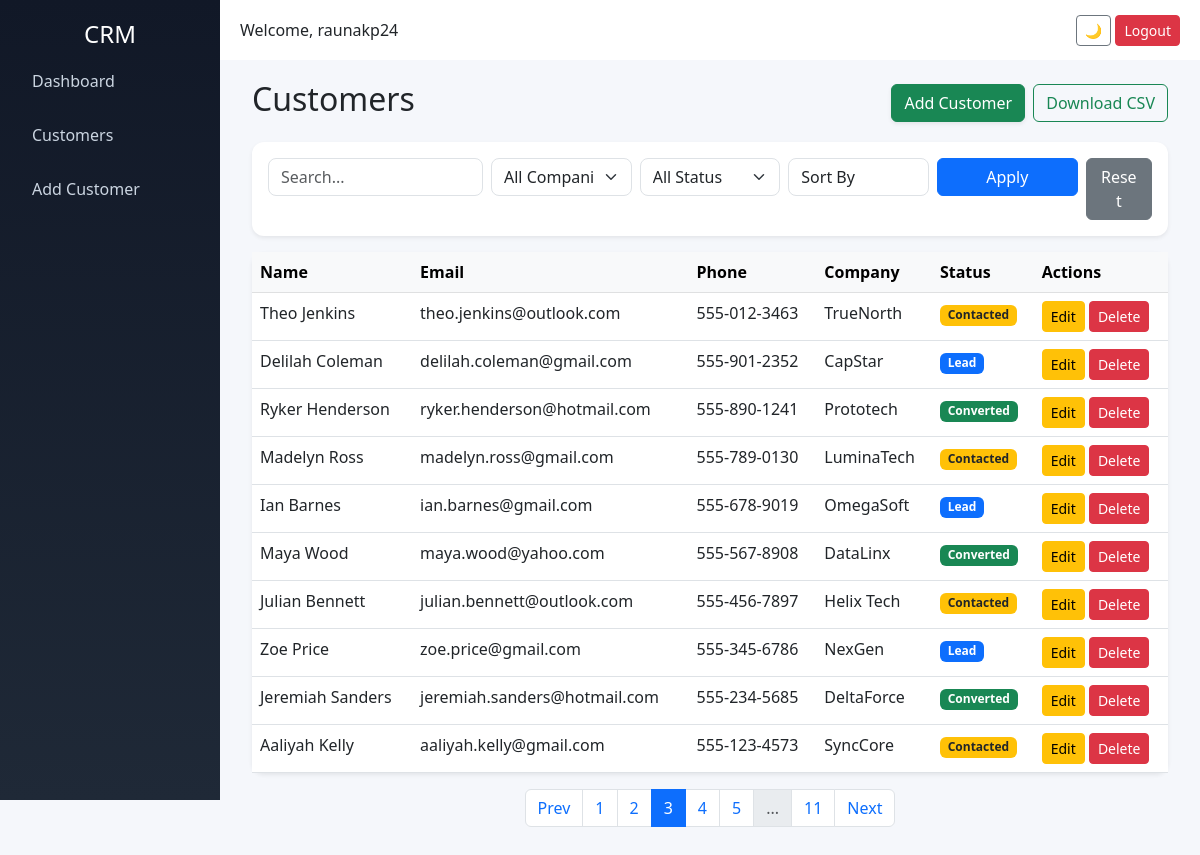
The page /customers?page=3&search=&company=&status=&sort= (signed in) on the database its author committed.
### tables this page shows
CREATE TABLE customers (
            id INTEGER PRIMARY KEY AUTOINCREMENT,
            name TEXT,
            email TEXT,
            phone TEXT,
            company TEXT,
            notes TEXT,
            status TEXT
        );

### app.py (the view)
@app.route('/customers')
@login_required
def customers():
    page = request.args.get('page', 1, type=int)
    per_page = 10
    search = request.args.get('search', '')
    company = request.args.get('company', '')
    status = request.args.get('status', '')
    sort = request.args.get('sort', '')
    conn = get_db_connection()
    query = "SELECT * FROM customers WHERE 1=1"
    params = []
    if search:
        query += " AND (name LIKE ? OR email LIKE ?)"
        params.extend([f"%{search}%", f"%{search}%"])
    if company:
        query += " AND company = ?"
        params.append(company)
    if status:
        query += " AND status = ?"
        params.append(status)
    if sort == "asc":
        query += " ORDER BY name ASC"
    elif sort == "desc":
        query += " ORDER BY name DESC"
    else:
        query += " ORDER BY id DESC"  # default
    total = conn.execute(
        query.replace("SELECT *", "SELECT COUNT(*)"),
        params
    ).fetchone()[0]
    query += " LIMIT ? OFFSET ?"
    params.extend([per_page, (page - 1) * per_page])
    customers = conn.execute(query, params).fetchall()
    total_pages = (total + per_page - 1) // per_page
    companies = conn.execute(
        "SELECT DISTINCT company FROM customers"
    ).fetchall()
    conn.close()
    return render_template(
        'customers.html',
        customers=customers,
        page=page,
        total_pages=total_pages,
        search=search,
        selected_company=company,
        selected_status=status,
        sort=sort,
        companies=companies
    )

### app.py (called while the page is built)
def login_required(f):
    @wraps(f)
    def wrapper(*args, **kwargs):
        if 'user' not in session:
            return redirect('/login')
        return f(*args, **kwargs)
    return wrapper

def get_db_connection():
    conn = sqlite3.connect('database.db')
    conn.row_factory = sqlite3.Row
    return conn

### templates/customers.html (shortened to what this page needs)
{% extends 'base.html' %}
{% block content %}
<div class="container-fluid">
    <div class="d-flex justify-content-between align-items-center mb-3">
        <h2>Customers</h2>
        <div class="d-flex gap-2">
            <a href="/add_customer" class="btn btn-success shadow-sm">Add Customer</a>
            <a href="/export_csv" class="btn btn-outline-success">Download CSV</a>
        </div>
    </div>
    <div class="card p-3 shadow-sm mb-3">
        <form method="GET" class="row g-2" >
            <div class="col-md-3">
                <input type="text" name="search" class="form-control"
                       placeholder="Search..."
                       value="{{ request.args.get('search', '') }}">
            </div>
            <div class="col-md-2">
                <select name="company" class="form-select">
                    <option value="">All Companies</option>
                </select>
            </div>
            <div class="col-md-2">
                <select name="status" class="form-select">
                    <option value="">All Status</option>
                </select>
            </div>
            <div class="col-md-2">
                <select name="sort" class="form-control">
                    <option value="">Sort By</option>
                </select>
            </div>
            <div class="col-md-2">
                <button class="btn btn-primary w-100">Apply</button>
            </div>
            <div class="col-md-1">
                <a href="/customers" class="btn btn-secondary w-100">Reset</a>
            </div>
        </form>
    </div>
    <div class="card shadow-sm">
        <div class="table-responsive">
            <table class="table table-hover mb-0">
                <thead class="table-light">
                    <tr>
                        <th>Name</th>
                        <th>Email</th>
                        <th>Phone</th>
                        <th>Company</th>
                        <th>Status</th>
                        <th>Actions</th>
                    </tr>
                </thead>
                <tbody>
                {% for customer in customers %}
                    <tr>
                        <td>{{ customer['name'] }}</td>
                        <td>{{ customer['email'] }}</td>
                        <td>{{ customer['phone'] }}</td>
                        <td>{{ customer['company'] }}</td>
                        <td>
                            {% if customer['status'] == 'Lead' %}
                                <span class="badge bg-primary">Lead</span>
                            {% elif customer['status'] == 'Contacted' %}
                                <span class="badge bg-warning text-dark">Contacted</span>
                            {% elif customer['status'] == 'Converted' %}
                                <span class="badge bg-success">Converted</span>
                            {% endif %}
                        </td>
                        <td>
                            <a href="/edit_customer/{{ customer['id'] }}" class="btn btn-warning btn-sm">Edit</a>
                            <button class="btn btn-danger btn-sm"
                                    data-bs-toggle="modal"
                                    data-bs-target="#deleteModal"
                                    onclick="setDeleteId({{ customer['id'] }})">
                                Delete
                            </button>
                        </td>
                    </tr>
                {% endfor %}
                </tbody>
            </table>
        </div>
    </div>
    <nav>
    <ul class="pagination justify-content-center mt-3">
        <li class="page-item {% if page == 1 %}disabled{% endif %}">
            <a class="page-link"
               href="?page={{ page-1 }}&search={{ search }}&company={{ selected_company }}&status={{ selected_status }}&sort={{ sort }}">
               Prev
            </a>
        </li>
        {% for p in range(1, total_pages + 1) %}
            {% if p == 1 or p == total_pages or (p >= page-2 and p <= page+2) %}
                <li class="page-item {% if p == page %}active{% endif %}">
                    <a class="page-link"
                       href="?page={{ p }}&search={{ search }}&company={{ selected_company }}&status={{ selected_status }}&sort={{ sort }}">
                       {{ p }}
                    </a>
                </li>
            {% elif p == 2 and page > 4 %}
                <li class="page-item disabled"><span class="page-link">...</span></li>
            {% elif p == total_pages-1 and page < total_pages-3 %}
                <li class="page-item disabled"><span class="page-link">...</span></li>
            {% endif %}
        {% endfor %}
        <li class="page-item {% if page == total_pages %}disabled{% endif %}">
            <a class="page-link"
               href="?page={{ page+1 }}&search={{ search }}&company={{ selected_company }}&status={{ selected_status }}&sort={{ sort }}">
               Next
            </a>
        </li>
    </ul>
</nav>
</div>
{% endblock %}

### templates/base.html (style rules this page uses)
* { transition: all 0.2s ease-in-out; }
body { margin: 0; font-family: 'Segoe UI', sans-serif; background: #f5f7fb; }
.card { border-radius: 12px; border: none; box-shadow: 0 6px 15px rgba(0,0,0,0.05); }
.card { border-radius: 12px; }
.form-control, .form-select { border-radius: 8px; }

### rows shown on the page
customers: name "Theo Jenkins", email "theo.jenkins@outlook.com", phone "555-012-3463", company "TrueNorth", status "Contacted"
customers: name "Delilah Coleman", email "delilah.coleman@gmail.com", phone "555-901-2352", company "CapStar", status "Lead"
customers: name "Ryker Henderson", email "ryker.henderson@hotmail.com", phone "555-890-1241", company "Prototech", status "Converted"
customers: name "Madelyn Ross", email "madelyn.ross@gmail.com", phone "555-789-0130", company "LuminaTech", status "Contacted"
customers: name "Ian Barnes", email "ian.barnes@gmail.com", phone "555-678-9019", company "OmegaSoft", status "Lead"
customers: name "Maya Wood", email "maya.wood@yahoo.com", phone "555-567-8908", company "DataLinx", status "Converted"
customers: name "Julian Bennett", email "julian.bennett@outlook.com", phone "555-456-7897", company "Helix Tech", status "Contacted"
customers: name "Zoe Price", email "zoe.price@gmail.com", phone "555-345-6786", company "NexGen", status "Lead"
customers: name "Jeremiah Sanders", email "jeremiah.sanders@hotmail.com", phone "555-234-5685", company "DeltaForce", status "Converted"
customers: name "Aaliyah Kelly", email "aaliyah.kelly@gmail.com", phone "555-123-4573", company "SyncCore", status "Contacted"

### other values the page prints
{{ session.get('user') }} "raunakp24"
{{ p }} "1" "2" "3" "4" "5" "11"
